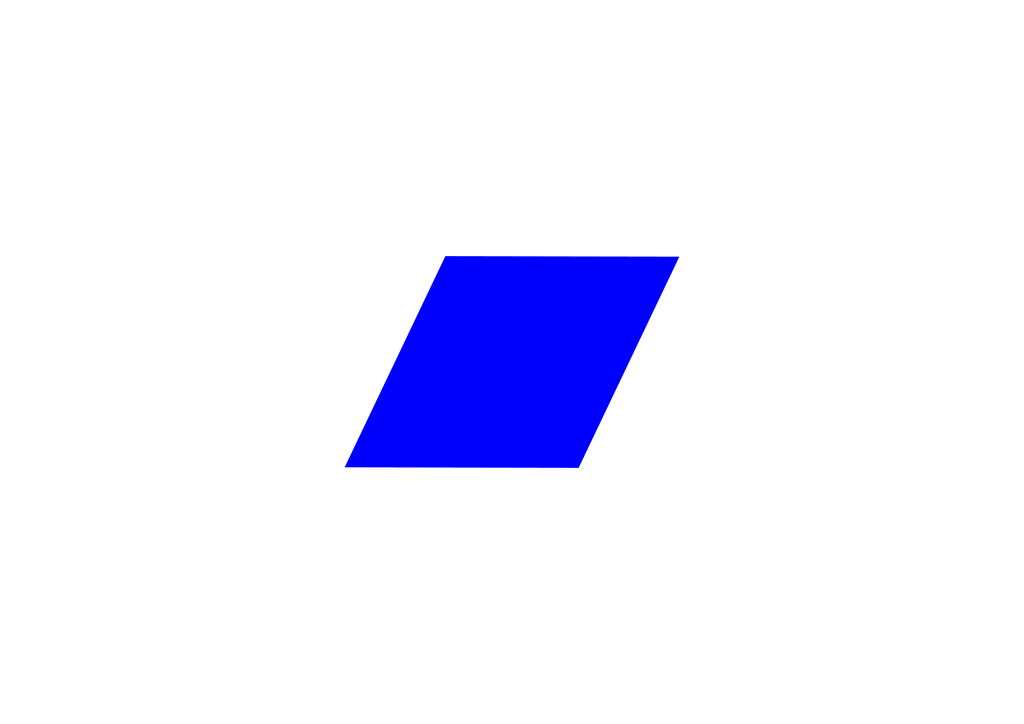
#> input picture VideoProcessing-master/VideoProcessing-master/rhombus.png, 1024 x 724 px; the run also reads 1 picture not shown here
$ python Task-1B_main.py   (older library calls are emulated)
#> lines starting #> are read from the running program, lines starting #| are printed output that depends on the picture; after the words box and inside, x2 and y2 are one past the last pixel; in counts of white or black regions, pixels touching at a corner belong together
#classes and subclasses to import
import cv2
import numpy as np
import os

filename = 'result1B_1167.csv'
#################################################################################################
# DO NOT EDIT!!!
img1 = cv2.imread('rhombus.png')
#> img1 is the input picture: shape (724, 1024, 3); mean B, G, R 255, 238, 238
img2 = cv2.imread('trapezium.png')
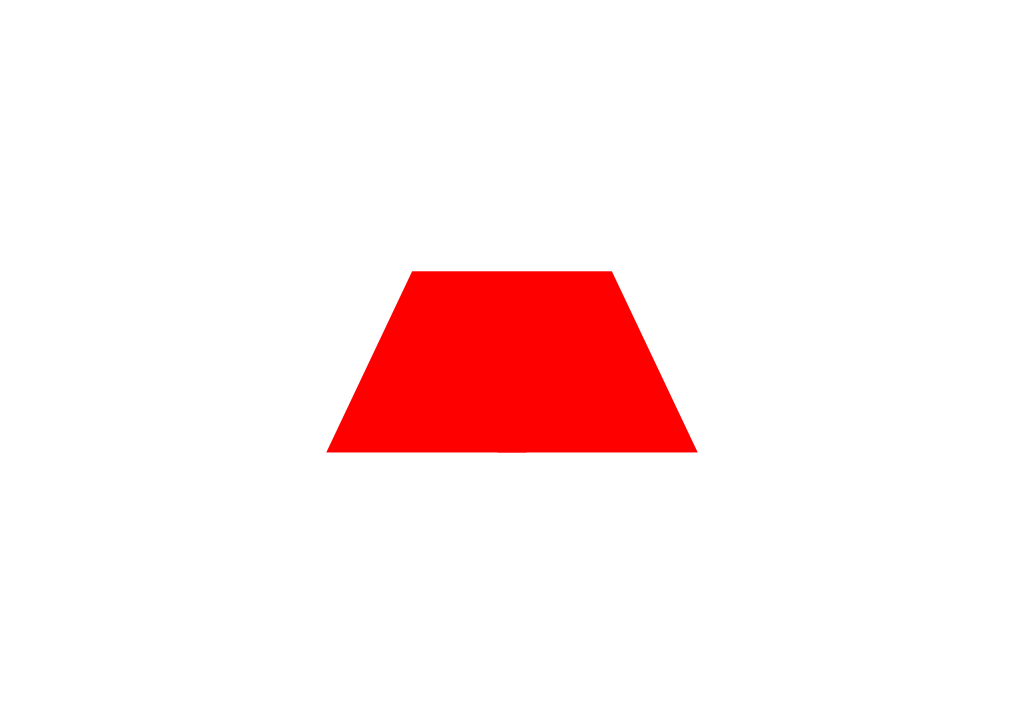
#> input picture VideoProcessing-master/VideoProcessing-master/trapezium.png, 1024 x 724 px
#> img2 is the input picture: shape (724, 1024, 3); mean B, G, R 237.2, 237.2, 255
gray1 = cv2.cvtColor(img1, cv2.COLOR_BGR2GRAY)
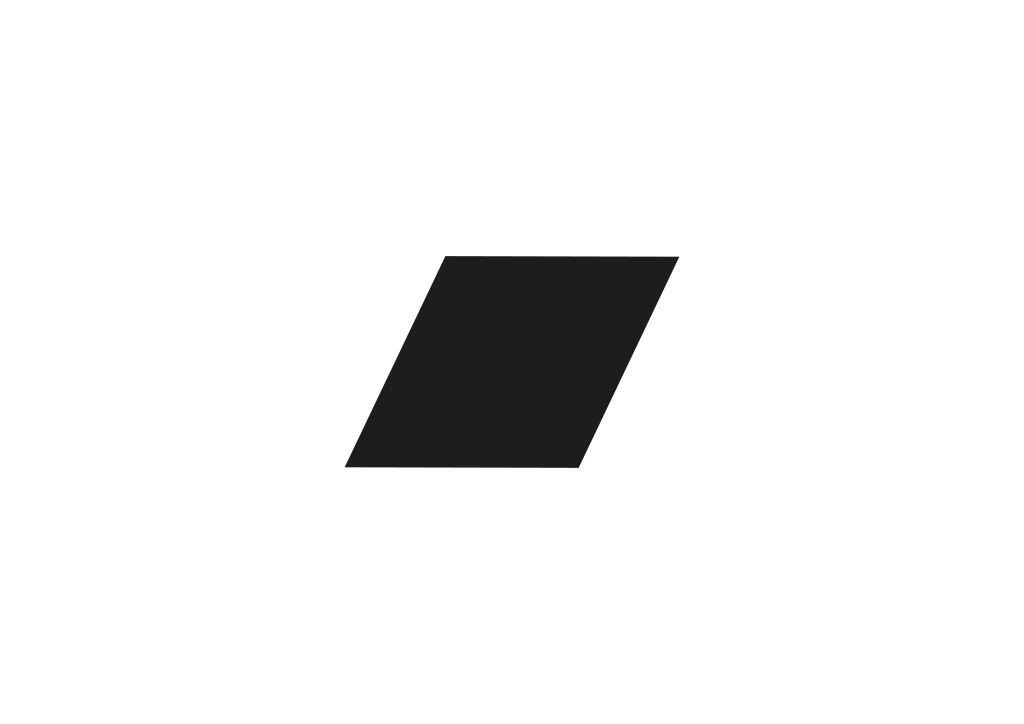
#> gray1: shape (724, 1024); min 29, max 255, mean 239.9
gray2 = cv2.cvtColor(img2, cv2.COLOR_BGR2GRAY)
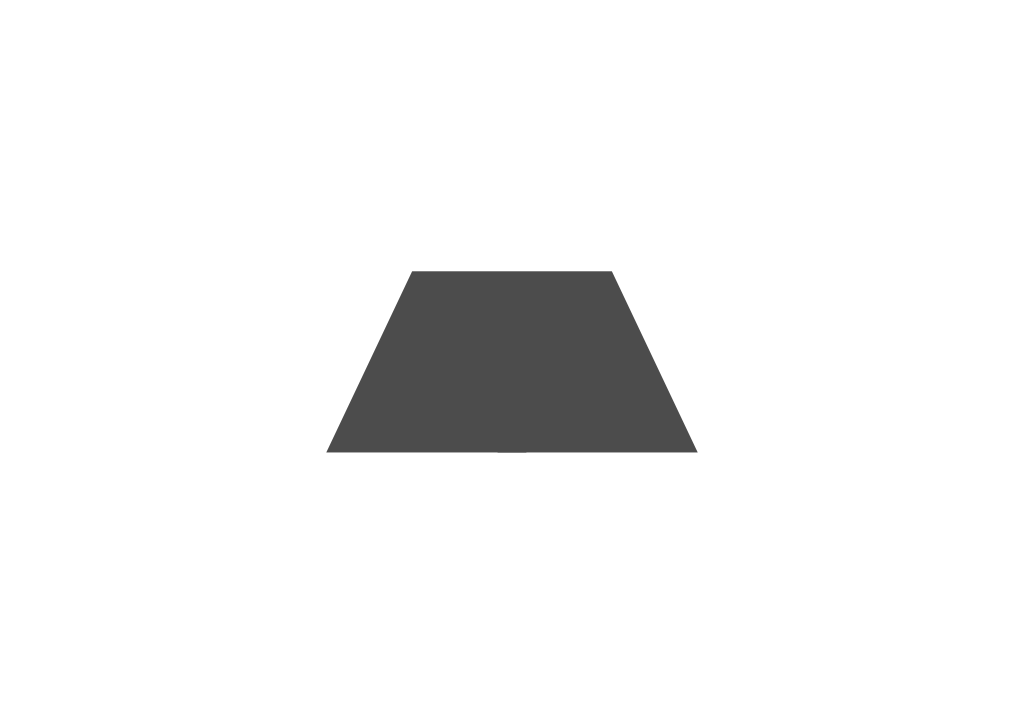
#> gray2: shape (724, 1024); min 76, max 255, mean 242.5
ret, thresh1 = cv2.threshold(gray1,127,255,0)
#> thresh1: shape (724, 1024); 93.3% white; 1 black region, box (x1, y1, x2, y2) and area: (345, 256, 679, 468) 49418
ret, thresh2 = cv2.threshold(gray2,127,255,0)
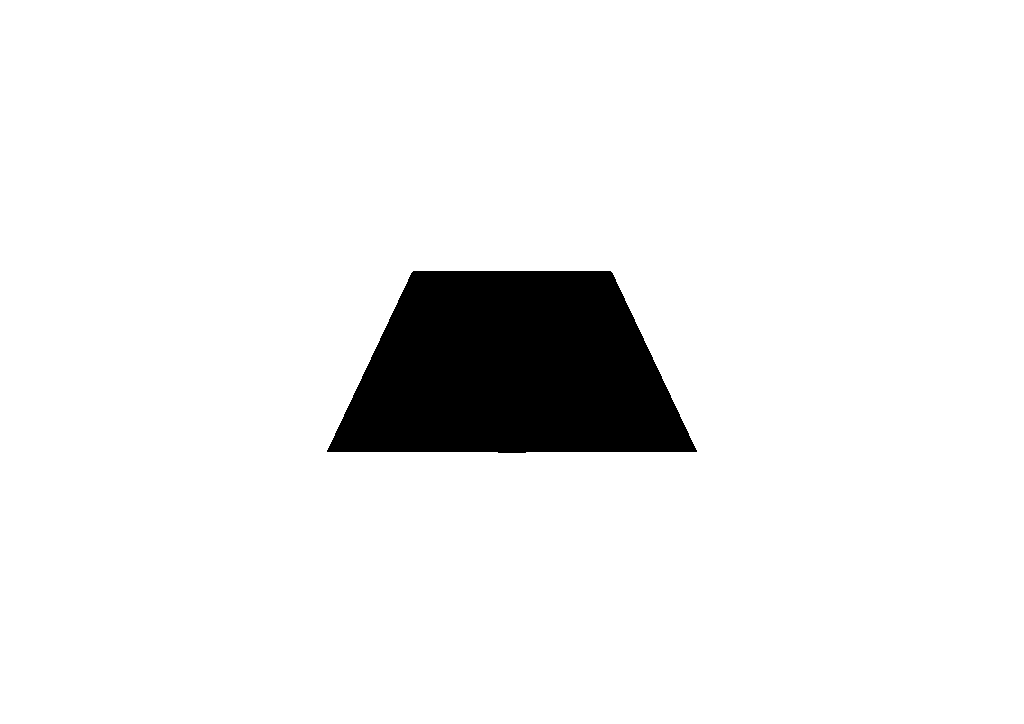
#> thresh2: shape (724, 1024); 93% white; 1 black region
_,conR,hierarchy = cv2.findContours(thresh1,2,1)
#> conR = 2 contours; box (x1, y1, x2, y2) and area: (0, 0, 1024, 724) 739629, (344, 255, 680, 469) 49862
_,conT,hierarchy = cv2.findContours(thresh2,2,1)
#> conT = 2 contours; box (x1, y1, x2, y2) and area: (0, 0, 1024, 724) 739629, (326, 270, 698, 454) 52045
lower_blue = np.array([110,50,50])
upper_blue = np.array([130,255,255])
lower_green = np.array([50, 50, 120])
upper_green = np.array([70, 255, 255])
lower_red = np.array([0, 100, 100])
upper_red = np.array([20, 255, 255])

# [131 lines left out: functions writecsv, blend_transparent, detectShape, detectCentroid, checkTrue, detectColor and 2 more, not called in this run]

def main(video_file_with_path):
#####################################################################################################
    #Write your code here!!!
#> called with video_file_with_path = 'Video.mp4'
    lCon=1
    print('video_file_with_path')
    cap = cv2.VideoCapture(video_file_with_path)
    image_red = cv2.imread("yellow_flower.png",-1)
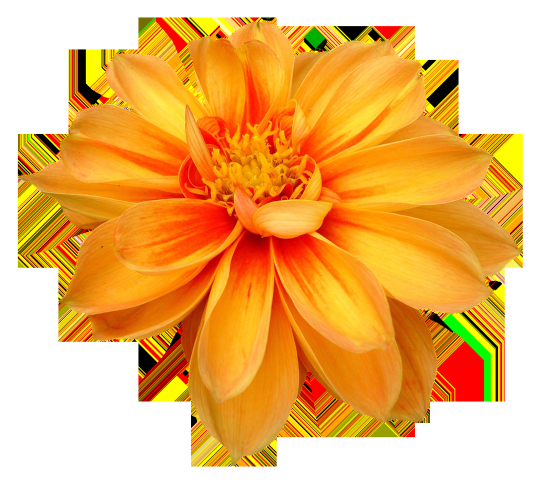
#> input picture VideoProcessing-master/VideoProcessing-master/yellow_flower.png, 1100 x 971 px (shown at 1/2 size)
#> image_red is the input picture: shape (971, 1100, 4); mean B, G, R, A 104.3, 180.6, 239.3, 126.2
    image_blue = cv2.imread("pink_flower.png",-1)
    image_green = cv2.imread("red_flower.png",-1)
    fourcc = cv2.VideoWriter_fourcc(*'DIVX')
    out = cv2.VideoWriter('video_output.mp4',fourcc,1.0,(1280,720))
    ls=[]
    contourGen=[]
    while cap.isOpened():
        ret, frame = cap.read()
        shape=[]
        centroid=[]
        ans=[]
        if ret == True:
            grayS = cv2.cvtColor(frame, cv2.COLOR_BGR2GRAY)
#> grayS: shape (720, 1280); every value is 255
            ret, threshS = cv2.threshold(grayS,127,255,0)
            _,contoursS,hierarchy = cv2.findContours(threshS,2,1)
#> contoursS = 1 contour; box (x1, y1, x2, y2) and area: (0, 0, 1280, 720) 919601
            if (len(contoursS)>lCon):
                contoursS=substractCont(contoursS[1:],contourGen)
                contourGen.append(contoursS)
                for i in contoursS:
                    shape.append(detectShape(i))
                    centroid.append(detectCentroid(i))
                ans.append(detectColor(frame,shape,centroid))
                print(ans)
                for i in contoursS:
                    imageName = str(search(i,ans))
                    if(imageName=="image_red"):
                        x,y,w,h = cv2.boundingRect(i)
                        overlay_image = cv2.resize(image_red,(h,w))
                        frame[y:y+w,x:x+h,:] = blend_transparent(frame[y:y+w,x:x+h,:], overlay_image)
                        out.write(frame)
                    elif(imageName=="image_green"):
                        x,y,w,h = cv2.boundingRect(i)
                        overlay_image = cv2.resize(image_green,(h,w))
                        frame[y:y+w,x:x+h,:] = blend_transparent(frame[y:y+w,x:x+h,:], overlay_image)
                        out.write(frame)
                    elif(imageName=="image_blue"):
                        x,y,w,h = cv2.boundingRect(i)
                        overlay_image = cv2.resize(image_blue,(h,w))
                        frame[y:y+w,x:x+h,:] = blend_transparent(frame[y:y+w,x:x+h,:], overlay_image)
                        out.write(frame)
                lCon+=1
                if cv2.waitKey(1) & 0xFF==ord('q'):
                    cv2.destroyAllWindows()## 27 - ASCII for escape key
                    break
        else:
            break
    cap.release()
    out.release()
    print("Video Processing done")

#####################################################################################################

#####################################################################################################
    #sample of overlay code for each frame
    #x,y,w,h = cv2.boundingRect(current_contour)
    #overlay_image = cv2.resize(image_red,(h,w))
    #frame[y:y+w,x:x+h,:] = blend_transparent(frame[y:y+w,x:x+h,:], overlay_image)
#######################################################################################################

#################################################################################################
# DO NOT EDIT!!!
#################################################################################################
#main where the path is set for the directory containing the test images
if __name__ == "__main__":
    main('Video.mp4')
